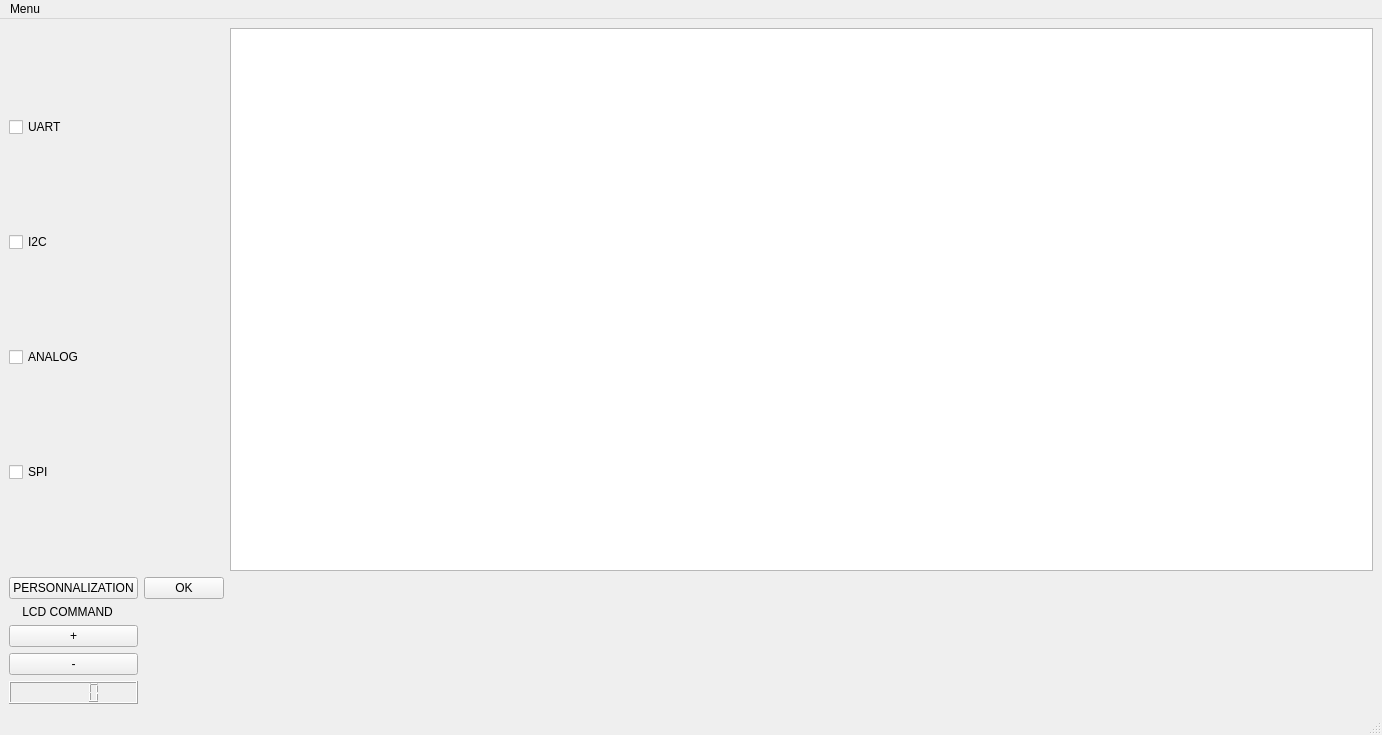
<?xml version="1.0" encoding="UTF-8"?>
<ui version="4.0">
 <class>MainWindow</class>
 <widget class="QMainWindow" name="MainWindow">
  <property name="geometry">
   <rect>
    <x>0</x>
    <y>0</y>
    <width>1382</width>
    <height>735</height>
   </rect>
  </property>
  <property name="windowTitle">
   <string>QT interface</string>
  </property>
  <widget class="QWidget" name="centralwidget">
   <layout class="QGridLayout" name="gridLayout">
    <item row="2" column="1">
     <widget class="QwtKnob" name="pota"/>
    </item>
    <item row="0" column="0">
     <layout class="QGridLayout" name="gridLayout_2">
      <property name="sizeConstraint">
       <enum>QLayout::SetMinimumSize</enum>
      </property>
      <item row="3" column="0">
       <widget class="QCheckBox" name="ANALOG_checkbox">
        <property name="text">
         <string>ANALOG</string>
        </property>
       </widget>
      </item>
      <item row="2" column="0">
       <widget class="QCheckBox" name="I2C_checkbox">
        <property name="text">
         <string>I2C</string>
        </property>
       </widget>
      </item>
      <item row="4" column="0">
       <widget class="QCheckBox" name="SPI_checkbox">
        <property name="text">
         <string>SPI</string>
        </property>
       </widget>
      </item>
      <item row="1" column="0">
       <widget class="QCheckBox" name="UART_checkbox">
        <property name="text">
         <string>UART</string>
        </property>
       </widget>
      </item>
     </layout>
    </item>
    <item row="0" column="3">
     <widget class="QTextBrowser" name="input_text"/>
    </item>
    <item row="1" column="0">
     <widget class="QPushButton" name="perso_button">
      <property name="text">
       <string>PERSONNALIZATION</string>
      </property>
     </widget>
    </item>
    <item row="1" column="1">
     <widget class="QPushButton" name="RUN_button">
      <property name="text">
       <string>OK</string>
      </property>
     </widget>
    </item>
    <item row="2" column="3">
     <widget class="QwtPlot" name="qwtPlot"/>
    </item>
    <item row="2" column="0">
     <layout class="QVBoxLayout" name="verticalLayout_2">
      <item>
       <widget class="QLabel" name="label">
        <property name="text">
         <string>    LCD COMMAND</string>
        </property>
       </widget>
      </item>
      <item>
       <widget class="QPushButton" name="plus_button">
        <property name="text">
         <string>+</string>
        </property>
       </widget>
      </item>
      <item>
       <widget class="QPushButton" name="minus_button">
        <property name="text">
         <string>-</string>
        </property>
       </widget>
      </item>
      <item>
       <widget class="QLCDNumber" name="lcdNumber"/>
      </item>
     </layout>
    </item>
   </layout>
  </widget>
  <widget class="QMenuBar" name="menubar">
   <property name="geometry">
    <rect>
     <x>0</x>
     <y>0</y>
     <width>1382</width>
     <height>38</height>
    </rect>
   </property>
   <widget class="QMenu" name="menuMenu">
    <property name="title">
     <string>Menu</string>
    </property>
    <addaction name="actionSettings"/>
    <addaction name="separator"/>
    <addaction name="actionExit"/>
   </widget>
   <addaction name="menuMenu"/>
  </widget>
  <widget class="QStatusBar" name="statusbar"/>
  <action name="actionSettings">
   <property name="text">
    <string>Settings</string>
   </property>
  </action>
  <action name="actionExit">
   <property name="text">
    <string>Exit</string>
   </property>
  </action>
 </widget>
 <customwidgets>
  <customwidget>
   <class>QwtPlot</class>
   <extends>QFrame</extends>
   <header>qwt_plot.h</header>
  </customwidget>
  <customwidget>
   <class>QwtKnob</class>
   <extends>QWidget</extends>
   <header>qwt_knob.h</header>
  </customwidget>
 </customwidgets>
 <resources/>
 <connections/>
</ui>
